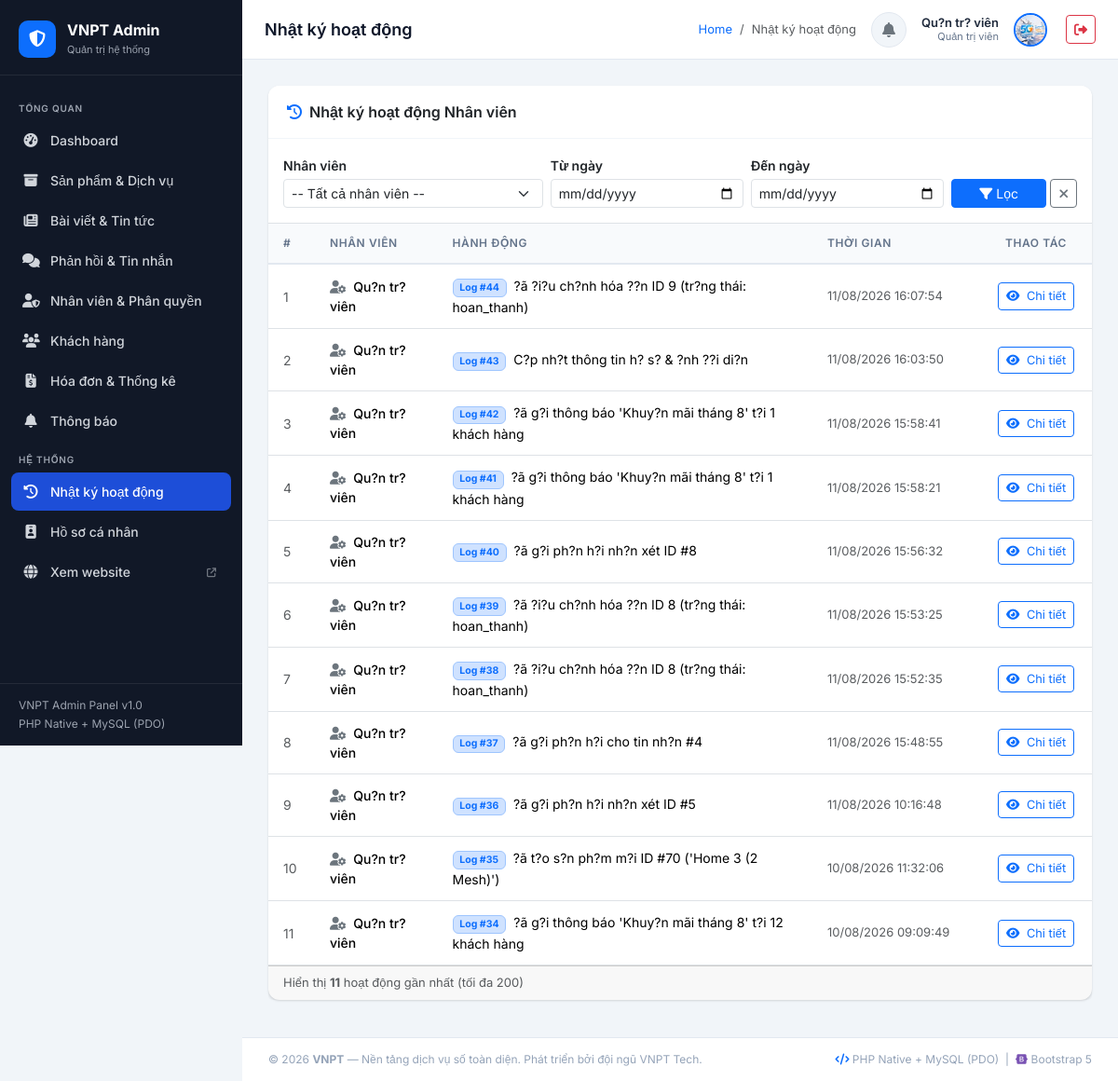
The app's page /admin_panel/activity_log.php (signed in) with its own data.
### tables this page shows
CREATE TABLE `tai_khoan` (
  `id` bigint unsigned NOT NULL AUTO_INCREMENT,
  `email` varchar(150) NOT NULL,
  `hinh_anh_url` varchar(255) DEFAULT NULL,
  `mat_khau_hash` varchar(255) NOT NULL,
  `loai_tai_khoan` enum('nhan_vien','khach_hang') NOT NULL,
  `vai_tro_id` bigint unsigned NOT NULL,
  `trang_thai` enum('hoat_dong','khoa','cho_xac_thuc') NOT NULL DEFAULT 'cho_xac_thuc',
  `da_xac_thuc_email` tinyint(1) NOT NULL DEFAULT '0',
  `created_at` datetime DEFAULT CURRENT_TIMESTAMP,
  `updated_at` datetime DEFAULT CURRENT_TIMESTAMP ON UPDATE CURRENT_TIMESTAMP,
  PRIMARY KEY (`id`),
  UNIQUE KEY `email` (`email`),
  KEY `vai_tro_id` (`vai_tro_id`),
  CONSTRAINT `tai_khoan_ibfk_1` FOREIGN KEY (`vai_tro_id`) REFERENCES `vai_tro` (`id`)
);

CREATE TABLE `nhan_vien` (
  `id` bigint unsigned NOT NULL AUTO_INCREMENT,
  `tai_khoan_id` bigint unsigned NOT NULL,
  `ho_ten` varchar(150) NOT NULL,
  `created_at` datetime DEFAULT CURRENT_TIMESTAMP,
  `updated_at` datetime DEFAULT CURRENT_TIMESTAMP ON UPDATE CURRENT_TIMESTAMP,
  PRIMARY KEY (`id`),
  UNIQUE KEY `tai_khoan_id` (`tai_khoan_id`),
  CONSTRAINT `nhan_vien_ibfk_1` FOREIGN KEY (`tai_khoan_id`) REFERENCES `tai_khoan` (`id`) ON DELETE CASCADE
);

CREATE TABLE `vai_tro` (
  `id` bigint unsigned NOT NULL AUTO_INCREMENT,
  `ten_vai_tro` varchar(100) NOT NULL,
  `nhom_vai_tro` enum('nhan_vien','khach_hang') NOT NULL COMMENT 'Xác định vai trò này dùng cho nhân viên hay khách hàng',
  `mo_ta` varchar(255) DEFAULT NULL,
  PRIMARY KEY (`id`),
  UNIQUE KEY `ten_vai_tro` (`ten_vai_tro`)
);

CREATE TABLE `lich_su_nhan_vien` (
  `id` bigint unsigned NOT NULL AUTO_INCREMENT,
  `nhan_vien_id` bigint unsigned NOT NULL,
  `hanh_dong` varchar(255) NOT NULL,
  `thoi_gian` datetime DEFAULT CURRENT_TIMESTAMP,
  PRIMARY KEY (`id`),
  KEY `nhan_vien_id` (`nhan_vien_id`),
  CONSTRAINT `lich_su_nhan_vien_ibfk_1` FOREIGN KEY (`nhan_vien_id`) REFERENCES `nhan_vien` (`id`) ON DELETE CASCADE
);

### admin_panel/auth_check.php (called while the page is built, shortened)
<?php
require_once __DIR__ . '/db.php';
try {
    $currentAccId = $_SESSION['admin_user']['tai_khoan_id'] ?? ($_SESSION['admin_user']['id'] ?? 0);
    $currentEmail = $_SESSION['admin_user']['email'] ?? '';
    $stmtCheck = $pdo->prepare("
        SELECT tk.id AS tai_khoan_id, tk.email, tk.trang_thai, tk.hinh_anh_url,
               vt.ten_vai_tro, nv.id AS nhan_vien_id, nv.ho_ten
          FROM tai_khoan tk
          JOIN vai_tro vt ON vt.id = tk.vai_tro_id
          JOIN nhan_vien nv ON nv.tai_khoan_id = tk.id
         WHERE (tk.id = :id OR tk.email = :email) AND tk.loai_tai_khoan = 'nhan_vien'
         LIMIT 1
    ");
    $stmtCheck->execute([':id' => $currentAccId, ':email' => $currentEmail]);
} catch (PDOException $e) {
}

### admin_panel/activity_log.php (the view, shortened to what this page needs)
<?php
require_once __DIR__ . '/auth_check.php';
require_once __DIR__ . '/db.php';
$tuNgay    = $_GET['tu_ngay']  ?? '';
$denNgay   = $_GET['den_ngay'] ?? '';
$sql = "SELECT ls.*, nv.ho_ten
          FROM lich_su_nhan_vien ls
          JOIN nhan_vien nv ON nv.id = ls.nhan_vien_id
         WHERE 1=1";
$params = [];
$sql .= ' ORDER BY ls.thoi_gian DESC LIMIT 200';
$stmt = $pdo->prepare($sql);
$stmt->execute($params);
$logs = $stmt->fetchAll();
$pageTitle  = 'Nhật ký hoạt động';
$activeMenu = 'activity_log';
require_once __DIR__ . '/header.php';
?>
<div class="card">
    <div class="card-header">
        <i class="fa-solid fa-clock-rotate-left me-2 text-primary"></i>Nhật ký hoạt động Nhân viên
    </div>
    <div class="card-body border-bottom pb-3">
        <form method="GET" class="row g-2 align-items-end">
            <div class="col-sm-4">
                <label class="form-label small fw-semibold mb-1">Nhân viên</label>
                <select name="nhan_vien_id" class="form-select form-select-sm">
                    <option value="0">-- Tất cả nhân viên --</option>
                </select>
            </div>
            <div class="col-sm-3">
                <label class="form-label small fw-semibold mb-1">Từ ngày</label>
                <input type="date" name="tu_ngay" class="form-control form-control-sm" value="<?= htmlspecialchars($tuNgay) ?>">
            </div>
            <div class="col-sm-3">
                <label class="form-label small fw-semibold mb-1">Đến ngày</label>
                <input type="date" name="den_ngay" class="form-control form-control-sm" value="<?= htmlspecialchars($denNgay) ?>">
            </div>
            <div class="col-sm-2 d-flex gap-1">
                <button type="submit" class="btn btn-primary btn-sm flex-fill">
                    <i class="fa-solid fa-filter me-1"></i>Lọc
                </button>
                <a href="activity_log.php" class="btn btn-outline-secondary btn-sm" title="Xóa bộ lọc">
                    <i class="fa-solid fa-xmark"></i>
                </a>
            </div>
        </form>
    </div>
    <div class="card-body p-0">
        <div class="table-responsive">
            <table class="table table-hover align-middle mb-0">
                <thead>
                    <tr>
                        <th style="width:50px">#</th>
                        <th>Nhân viên</th>
                        <th>Hành động</th>
                        <th style="width:180px">Thời gian</th>
                        <th style="width:120px" class="text-center">Thao tác</th>
                    </tr>
                </thead>
                <tbody>
                <?php if (empty($logs)): ?>
                    <tr>
                        <td colspan="5" class="text-center py-4 text-muted">
                            <i class="fa-solid fa-inbox fa-2x mb-2 d-block"></i>
                            Chưa có nhật ký hoạt động nào.
                        </td>
                    </tr>
                <?php else: foreach ($logs as $i => $log):
                    $logId = $log['id'];
                    $nvTen = $log['ho_ten'];
                    $hanhDong = $log['hanh_dong'];
                    $thoiGian = date('d/m/Y H:i:s', strtotime($log['thoi_gian']));
                    $ipAddr = $log['ip_address'] ?? '127.0.0.1';
                    $chiTiet = $log['chi_tiet'] ?? "Chi tiết thao tác:\n- Thao tác: " . $hanhDong . "\n- Thời gian: " . $thoiGian . "\n- IP: " . $ipAddr;
                ?>
                    <tr class="log-row" style="cursor: pointer;"
                        data-id="<?= $logId ?>"
                        data-nv="<?= htmlspecialchars($nvTen) ?>"
                        data-action="<?= htmlspecialchars($hanhDong) ?>"
                        data-time="<?= $thoiGian ?>"
                        data-ip="<?= htmlspecialchars($ipAddr) ?>"
                        data-detail="<?= htmlspecialchars($chiTiet) ?>">
                        <td class="text-muted"><?= $i + 1 ?></td>
                        <td class="fw-medium">
                            <i class="fa-solid fa-user-gear text-secondary me-1"></i>
                            <?= htmlspecialchars($nvTen) ?>
                        </td>
                        <td>
                            <span class="badge bg-primary-subtle text-primary border border-primary-subtle me-1">Log #<?= $logId ?></span>
                            <?= htmlspecialchars($hanhDong) ?>
                        </td>
                        <td class="text-muted" style="font-size:13px"><?= $thoiGian ?></td>
                        <td class="text-center">
                            <button type="button" class="btn btn-sm btn-outline-primary py-1 px-2 view-log-btn" style="font-size: 0.8rem;">
                                <i class="fa-solid fa-eye me-1"></i> Chi tiết
                            </button>
                        </td>
                    </tr>
                <?php endforeach; endif; ?>
                </tbody>
            </table>
        </div>
    </div>
    <div class="card-footer text-muted" style="font-size:13px">
        Hiển thị <strong><?= count($logs) ?></strong> hoạt động gần nhất (tối đa 200)
    </div>
</div>
<?php require_once __DIR__ . '/footer.php'; ?>

### admin_panel/header.php (shortened to what this page needs)
<?php
require_once __DIR__ . '/auth_check.php';
$activeMenu = $activeMenu ?? 'dashboard';
$pageTitle  = $pageTitle  ?? 'Admin Panel — VNPT';
$adminUser = $_SESSION['admin_user'] ?? ['ho_ten' => 'Admin', 'ten_vai_tro' => 'nhan_vien'];
$adminName = $adminUser['ho_ten'];
$adminRole = $adminUser['ten_vai_tro'] === 'quan_tri_vien' ? 'Quản trị viên' : $adminUser['ten_vai_tro'];
$adminAvatarChar = mb_substr($adminName, 0, 1, 'UTF-8');
?>
<!DOCTYPE html>
<html lang="vi">
<head>
    <link rel="stylesheet" href="https://cdn.jsdelivr.net/npm/bootstrap@5.3.3/dist/css/bootstrap.min.css">
    <link rel="stylesheet" href="https://cdnjs.cloudflare.com/ajax/libs/font-awesome/6.5.1/css/all.min.css">
</head>
<body>
<nav id="sidebar">
        <?php
        $roleKey = $_SESSION['admin_user']['ten_vai_tro'] ?? 'nhan_vien';
        $isAdminRole   = in_array($roleKey, ['quan_tri_vien', 'superadmin', 'admin']);
        $isSalesRole   = in_array($roleKey, ['nhan_vien_ban_hang', 'quan_ly']);
        $isContentRole = in_array($roleKey, ['bien_tap_vien', 'editor']);
        $homeTarget    = $isAdminRole ? 'index.php' : ($isContentRole ? 'posts.php' : ($isSalesRole ? 'orders.php' : 'profile.php'));
        ?>
    <a href="<?= $homeTarget ?>" class="sidebar-brand">
        <div class="brand-icon"><i class="fa-solid fa-shield-halved"></i></div>
        <div class="brand-text">
            <span class="brand-name">VNPT Admin</span>
            <span class="brand-sub">Quản trị hệ thống</span>
        </div>
    </a>
    <div class="sidebar-nav">
        <div class="nav-section-label">Tổng quan</div>
        <?php if ($isAdminRole): ?>
        <a href="index.php"
           class="sidebar-link <?= $activeMenu === 'dashboard' ? 'active' : '' ?>">
            <i class="fa-solid fa-gauge-high"></i> Dashboard
        </a>
        <?php endif; ?>
        <?php if ($isAdminRole || $isSalesRole): ?>
        <a href="products.php"
           class="sidebar-link <?= $activeMenu === 'products' ? 'active' : '' ?>">
            <i class="fa-solid fa-box-archive"></i> Sản phẩm &amp; Dịch vụ
        </a>
        <?php endif; ?>
        <?php if ($isAdminRole || $isContentRole): ?>
        <a href="posts.php"
           class="sidebar-link <?= $activeMenu === 'posts' ? 'active' : '' ?>">
            <i class="fa-solid fa-newspaper"></i> Bài viết &amp; Tin tức
        </a>
        <a href="customer_messages.php"
           class="sidebar-link <?= $activeMenu === 'customer_messages' ? 'active' : '' ?>">
            <i class="fa-solid fa-comments"></i> Phản hồi &amp; Tin nhắn
        </a>
        <?php endif; ?>
        <?php if ($isAdminRole): ?>
        <a href="admins.php"
           class="sidebar-link <?= $activeMenu === 'admins' ? 'active' : '' ?>">
            <i class="fa-solid fa-user-shield"></i> Nhân viên &amp; Phân quyền
        </a>
        <?php endif; ?>
        <?php if ($isAdminRole || $isSalesRole): ?>
        <a href="customers.php"
           class="sidebar-link <?= $activeMenu === 'customers' ? 'active' : '' ?>">
            <i class="fa-solid fa-users"></i> Khách hàng
        </a>
        <a href="orders.php"
           class="sidebar-link <?= $activeMenu === 'orders' ? 'active' : '' ?>">
            <i class="fa-solid fa-file-invoice-dollar"></i> Hóa đơn &amp; Thống kê
        </a>
        <?php endif; ?>
        <?php if ($isAdminRole || $isSalesRole): ?>
        <a href="notifications.php"
           class="sidebar-link <?= $activeMenu === 'notifications' ? 'active' : '' ?>">
            <i class="fa-solid fa-bell"></i> Thông báo
        </a>
        <?php endif; ?>
        <div class="nav-section-label">Hệ thống</div>
        <?php if ($isAdminRole): ?>
        <a href="activity_log.php"
           class="sidebar-link <?= $activeMenu === 'activity_log' ? 'active' : '' ?>">
            <i class="fa-solid fa-clock-rotate-left"></i> Nhật ký hoạt động
        </a>
        <?php endif; ?>
        <a href="profile.php"
           class="sidebar-link <?= $activeMenu === 'profile' ? 'active' : '' ?>">
            <i class="fa-solid fa-id-badge"></i> Hồ sơ cá nhân
        </a>
        <a href="../frontend/index.php" target="_blank" class="sidebar-link">
            <i class="fa-solid fa-globe"></i> Xem website
            <i class="fa-solid fa-arrow-up-right-from-square ms-auto" style="font-size:10px;opacity:.5"></i>
        </a>
    </div>
    <div class="sidebar-footer">
        <div>VNPT Admin Panel v1.0</div>
        <div style="margin-top:2px">PHP Native + MySQL (PDO)</div>
    </div>
</nav>
<div id="main-content">
    <header class="top-navbar">
        <div class="page-title"><?= htmlspecialchars($pageTitle) ?></div>
        <nav aria-label="breadcrumb" class="d-none d-md-block">
            <ol class="breadcrumb mb-0" style="font-size:13px">
                <li class="breadcrumb-item"><a href="index.php" class="text-decoration-none">Home</a></li>
                <?php if ($activeMenu !== 'dashboard'): ?>
                <li class="breadcrumb-item active"><?= htmlspecialchars($pageTitle) ?></li>
                <?php endif; ?>
            </ol>
        </nav>
        <div class="d-flex align-items-center gap-3 ms-auto">
            <div class="dropdown">
                <button type="button" class="btn btn-light position-relative rounded-circle p-0" data-bs-toggle="dropdown" aria-expanded="false" style="width: 38px; height: 38px; display: flex; align-items: center; justify-content: center; background: #F1F5F9; border: 1px solid #E2E8F0;" title="Thông báo nội bộ">
                    <i class="fa-solid fa-bell text-secondary fs-6"></i>
                </button>
            </div>
            <a href="profile.php" class="admin-info d-none d-sm-block text-end text-decoration-none text-reset">
                <div class="name"><?= htmlspecialchars($adminName) ?></div>
                <div class="role"><?= htmlspecialchars($adminRole) ?></div>
            </a>
            <?php
            $topAvatar = !empty($adminUser['hinh_anh_url']) ? $adminUser['hinh_anh_url'] : '';
            if (!empty($topAvatar)) {
                if (!str_starts_with($topAvatar, 'http') && !str_starts_with($topAvatar, '/') && !str_starts_with($topAvatar, '../')) {
                    $topAvatar = '../' . $topAvatar;
                }
            }
            ?>
            <?php if (!empty($topAvatar)): ?>
            <a href="profile.php" title="<?= htmlspecialchars($adminName) ?>">
                <img src="<?= htmlspecialchars($topAvatar) ?>" class="admin-avatar" style="object-fit: cover; width: 36px; height: 36px; border-radius: 50%; border: 2px solid var(--vnpt-primary);" alt="Avatar" onerror="this.style.display='none'; if(this.parentElement.nextElementSibling) this.parentElement.nextElementSibling.style.display='flex';">
            </a>
            <?php else: ?>
            <a href="profile.php" class="admin-avatar text-decoration-none" title="<?= htmlspecialchars($adminName) ?>"><?= htmlspecialchars($adminAvatarChar) ?></a>
            <?php endif; ?>
            <a href="logout.php" class="btn btn-outline-danger btn-sm ms-1" title="Đăng xuất">
                <i class="fa-solid fa-right-from-bracket"></i>
            </a>
        </div>
    </header>
    <main class="page-content">

### records on screen
tai_khoan: nhan_vien.ho_ten "Qu?n tr? viên", vai_tro.ten_vai_tro "Quản trị viên"
lich_su_nhan_vien: nhan_vien.ho_ten "Qu?n tr? viên", id "44", hanh_dong "?ã ?i?u ch?nh hóa ??n ID 9 (tr?ng thái: hoan_thanh)", thoi_gian "11/08/2026 16:07:54"
lich_su_nhan_vien: nhan_vien.ho_ten "Qu?n tr? viên", id "43", hanh_dong "C?p nh?t thông tin h? s? & ?nh ??i di?n", thoi_gian "11/08/2026 16:03:50"
lich_su_nhan_vien: nhan_vien.ho_ten "Qu?n tr? viên", id "42", hanh_dong "?ã g?i thông báo 'Khuy?n mãi tháng 8' t?i 1 khách hàng", thoi_gian "11/08/2026 15:58:41"
lich_su_nhan_vien: nhan_vien.ho_ten "Qu?n tr? viên", id "41", hanh_dong "?ã g?i thông báo 'Khuy?n mãi tháng 8' t?i 1 khách hàng", thoi_gian "11/08/2026 15:58:21"
lich_su_nhan_vien: nhan_vien.ho_ten "Qu?n tr? viên", id "40", hanh_dong "?ã g?i ph?n h?i nh?n xét ID #8", thoi_gian "11/08/2026 15:56:32"
lich_su_nhan_vien: nhan_vien.ho_ten "Qu?n tr? viên", id "39", hanh_dong "?ã ?i?u ch?nh hóa ??n ID 8 (tr?ng thái: hoan_thanh)", thoi_gian "11/08/2026 15:53:25"
lich_su_nhan_vien: nhan_vien.ho_ten "Qu?n tr? viên", id "38", hanh_dong "?ã ?i?u ch?nh hóa ??n ID 8 (tr?ng thái: hoan_thanh)", thoi_gian "11/08/2026 15:52:35"
lich_su_nhan_vien: nhan_vien.ho_ten "Qu?n tr? viên", id "37", hanh_dong "?ã g?i ph?n h?i cho tin nh?n #4", thoi_gian "11/08/2026 15:48:55"
lich_su_nhan_vien: nhan_vien.ho_ten "Qu?n tr? viên", id "36", hanh_dong "?ã g?i ph?n h?i nh?n xét ID #5", thoi_gian "11/08/2026 10:16:48"
lich_su_nhan_vien: nhan_vien.ho_ten "Qu?n tr? viên", id "35", hanh_dong "?ã t?o s?n ph?m m?i ID #70 ('Home 3 (2 Mesh)')", thoi_gian "10/08/2026 11:32:06"
lich_su_nhan_vien: nhan_vien.ho_ten "Qu?n tr? viên", id "34", hanh_dong "?ã g?i thông báo 'Khuy?n mãi tháng 8' t?i 12 khách hàng", thoi_gian "10/08/2026 09:09:49"

### other values on screen
$pageTitle "Nhật ký hoạt động"
count($logs) "11"
